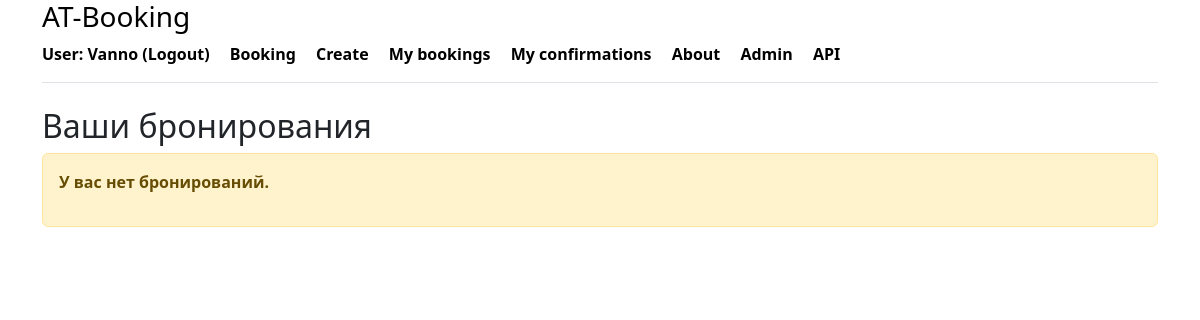
The page /my_bookings/ (signed in) on the database as committed earlier.
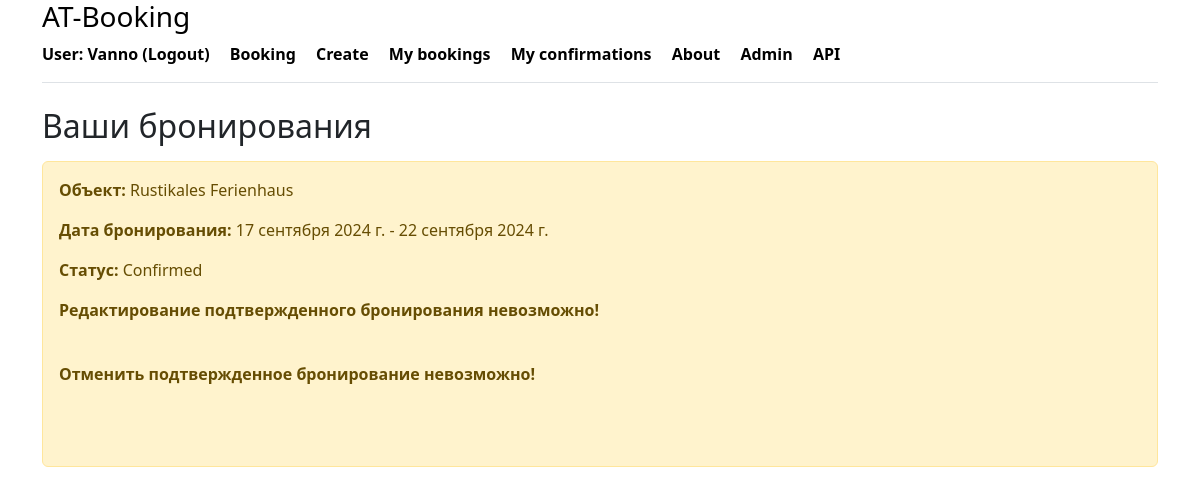
The same page on the database as committed later.
### booking/models.py (models this page shows, shortened)
class Booking(models.Model):
    class BookingStatus(models.TextChoices):
        CONFIRMED = 'CONFIRMED', _('Confirmed')
        PENDING = 'PENDING', _('Pending confirmation')
        CANCELED = 'CANCELED', _('Canceled')
        UNCONFIRMED = 'UNCONFIRMED', _('Unconfirmed')
    status = models.CharField(
        _('Status'),
        max_length=20,
        choices=BookingStatus.choices,
        default=BookingStatus.UNCONFIRMED
    ) # Статус бронирования
    owner = models.ForeignKey(
        User,
        on_delete=models.CASCADE,
        related_name='bookings'
    ) # Пользователь, который забронировал
    created_at = models.DateTimeField(
        auto_now_add=True
    ) # Дата создания бронирования
    date_from = models.DateField(
        _('Booking from'),
        null=True,
        blank=True) # Дата начала бронирования
    date_to = models.DateField(
        _('Booking to'),
        null=True,
        blank=True) # Дата окончания бронирования
    housing = models.ForeignKey(
        Housing,
        on_delete=models.CASCADE,
        related_name='bookings'
    )  # Жилье, которое было забронировано
    class Meta:
        verbose_name_plural = _('bookings')
        verbose_name = _('booking')
        indexes = [
            models.Index(fields=['status']),
            models.Index(fields=['date_from', 'date_to']),
        ]

class Housing(models.Model):
    class HousingType(models.TextChoices):
        APARTMENT = 'APARTMENT', 'Квартира'
        HOUSE = 'HOUSE', 'Дом'
        STUDIO = 'STUDIO', 'Студия'
        CASTLE = 'CASTLE', 'Замок'
        HOTEL = 'HOTEL', 'Гостиница'
        VILLA = 'VILLA', 'Вилла'
        COTTAGE = 'COTTAGE', 'Коттедж'
    name = models.CharField(_('Name of object'), max_length=100)
    type = models.CharField(
        _('Type of object'),
        max_length=20,
        choices=HousingType.choices,
        default=HousingType.APARTMENT
    )
    country = models.CharField(_('Country'), max_length=50)
    post_code = models.CharField(_('Postal code'), max_length=10)
    city = models.CharField(_('City'), max_length=50)
    street = models.CharField(_('Street'), max_length=50, null=True, blank=True)
    house_number = models.CharField(_('House number'), max_length=50, null=True, blank=True)
    rooms = models.IntegerField(_('Number of rooms'))
    description = models.TextField(_('Description'))
    price = models.DecimalField(_('Price'), max_digits=10, decimal_places=2)
    owner = models.ForeignKey(User, on_delete=models.CASCADE, related_name='owner_housings')
    is_visible = models.BooleanField(default=True)
    created_at = models.DateTimeField(auto_now_add=True)
    views = models.IntegerField(default=0)  # Поле для хранения количества просмотров
    class Meta:
        verbose_name_plural = _('housings')
        verbose_name = _('housing')
        indexes = [
            models.Index(fields=['type']),
            models.Index(fields=['price']),
        ]

### booking/views.py (the view)
# urls.py: path('my_bookings/', my_bookings, name='my_bookings'),
@login_required
def my_bookings(request):
    bookings = Booking.objects.filter(owner=request.user)
    reviews = Review.objects.filter(owner=request.user).select_related('housing')
    housing_reviews = {review.housing.id: review for review in reviews}
    context = {
        'bookings': bookings,
        'housing_reviews': housing_reviews,
    }
    return render(request, 'booking/my_bookings.html', context)

### booking/templates/booking/my_bookings.html (shortened to what this page needs)
{% extends 'booking/base.html' %}
{% block content %}
    <h2>Ваши бронирования</h2>
    {% if bookings %}
        <ul class="list-group">
            {% for booking in bookings %}
                <div class="alert alert-warning mt-2">
                    <p><strong>Объект:</strong> {{ booking.housing.name }}</p>
                    <p><strong>Дата бронирования:</strong> {{ booking.date_from }} - {{ booking.date_to }}</p>
                    <p><strong>Статус:</strong> {{ booking.get_status_display }}</p>
                    {% if booking.status != 'CANCELED' %}
                        <form method="post" action="{% url 'cancel_booking' booking.id %}">
                            {% if booking.status != 'CONFIRMED' %}
                                <div class="row">
                                    <a href="{% url 'edit_booking' booking.id %}" class="btn btn-warning">Редактировать бронирование</a>
                                </div>
                            {% else %}
                                <p><strong>Редактирование подтвержденного бронирования невозможно!</strong></p>
                            {% endif %}
                            <br>
                            {% if booking.status != 'CONFIRMED' %}
                                <div class="row">
                                    <button type="submit" class="btn btn-danger">Отменить бронирование</button>
                                </div>
                            {% else %}
                                <p><strong>Отменить подтвержденное бронирование невозможно!</strong></p>
                            {% endif %}
                            <br>
                        </form>
                        <br>
                    {% else %}
                        <p><strong>Это бронирование отменено</strong></p>
                    {% endif %}
                </div>
            {% endfor %}
        </ul>
    {% else %}
        <div class="alert alert-warning mt-2">
            <p><strong>У вас нет бронирований.</strong></p>
        </div>
    {% endif %}
{% endblock %}

Rows that differ between the two databases and show on the page:
added Booking: housing.name "Rustikales Ferienhaus", date_from "17 сентября 2024 г.", date_to "22 сентября 2024 г.", status "Confirmed", shows "Редактирование подтвержденного бронирования невозможно!", shows "Отменить подтвержденное бронирование невозможно!"
Other text that changed with them:
text no longer shown: "У вас нет бронирований."
